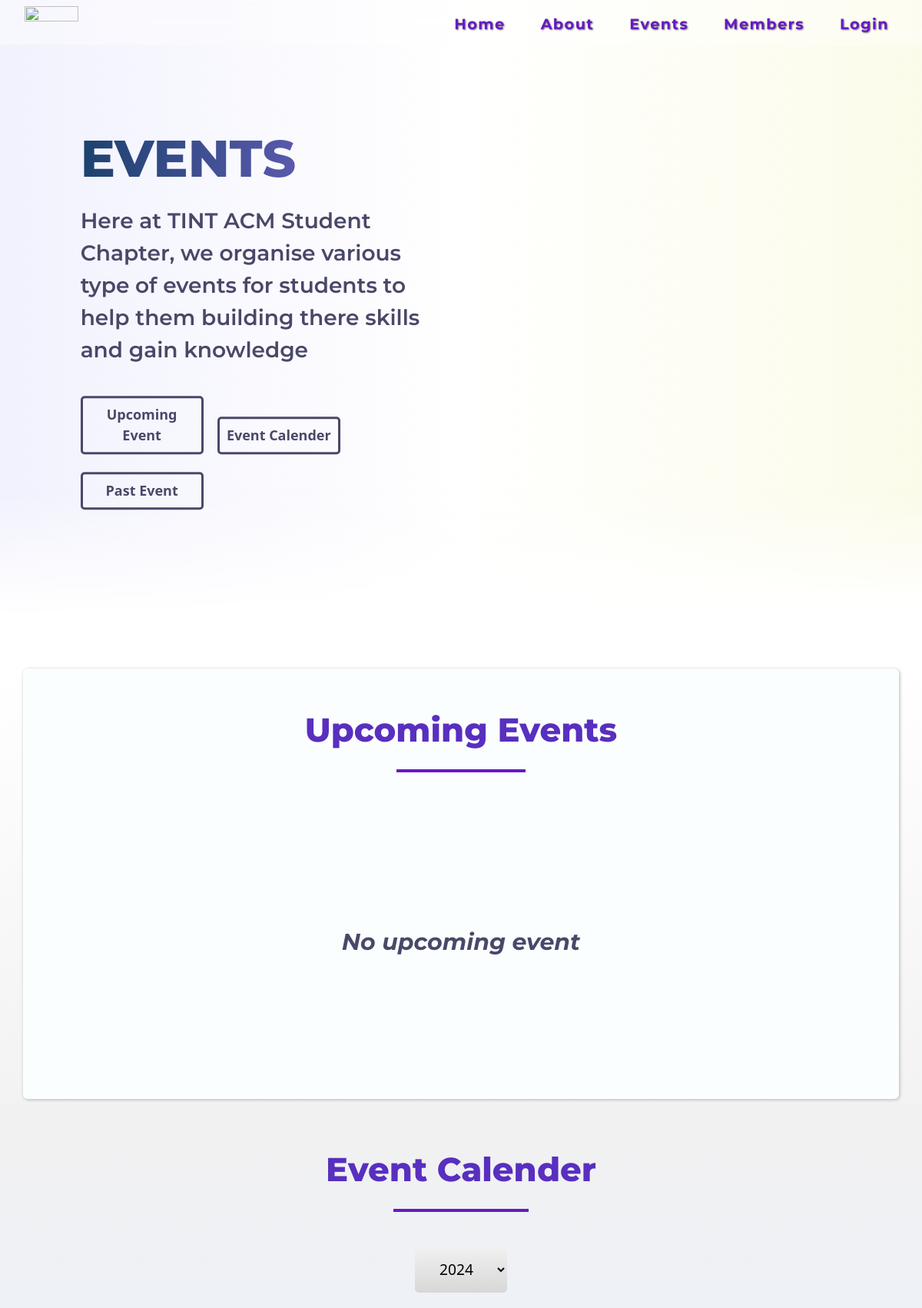
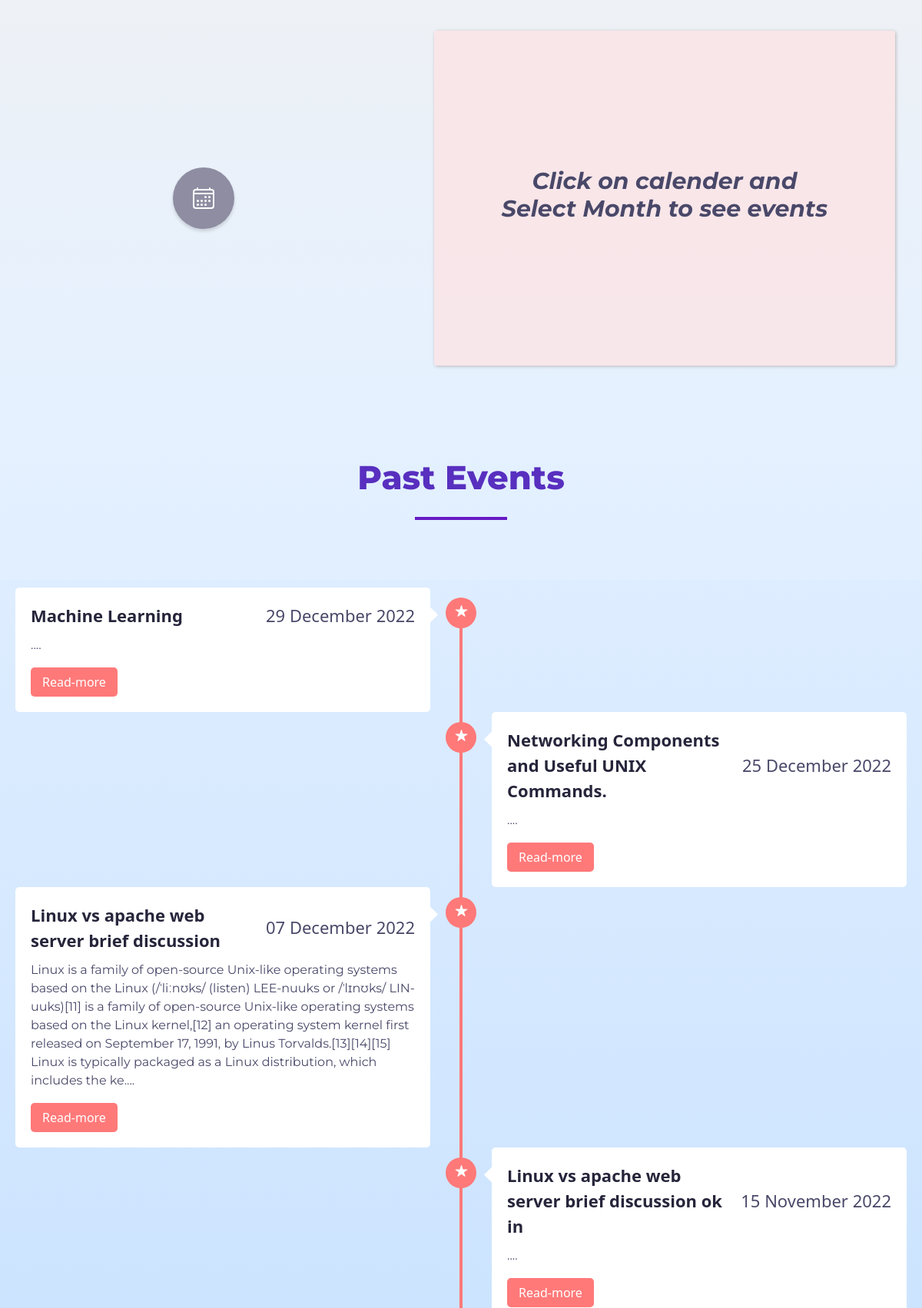
Screenshot of /EVENTS/event.php (upper part) with the database file from the repository (2 pictures, top to bottom).
### tables this page shows
CREATE TABLE `events` (
  `sln` int(11) NOT NULL,
  `Title` varchar(100) NOT NULL,
  `acronym` varchar(100) NOT NULL,
  `image` varchar(100) NOT NULL,
  `description` text NOT NULL,
  `start_time` date NOT NULL,
  `end_time` time NOT NULL,
  `event address` varchar(200) NOT NULL,
  `contact name` varchar(100) NOT NULL,
  `contact email` varchar(25) NOT NULL,
  `event type` varchar(50) NOT NULL
);

### EVENTS/event.php (the view, shortened to what this page needs)
<!DOCTYPE html>
<html lang="en">
<head>
    <link rel="stylesheet" href="../CSS/loader.css">
    <link href="https://cdn.jsdelivr.net/npm/bootstrap@5.2.2/dist/css/bootstrap.min.css" rel="stylesheet">
    <link rel="stylesheet" href="https://cdnjs.cloudflare.com/ajax/libs/font-awesome/5.14.0/css/all.min.css">
    <link rel="stylesheet" href="../CSS/nav.css" class="css">
    <link rel="stylesheet" href="../CSS/event.css">
    <link rel="stylesheet" href="../ANIMATION/aos-master/dist/aos.css">
    <link rel="stylesheet" href="../CSS/footer.css" class="css">
</head>
<body>
    <?php
    require "../ADMIN/_dbconnect.php";
    require '../NAV/nav.php';
    ?>
    <div class="container-fluid top-container">
        <div class="container-fluid div3" data-aos="fade-right">
            <div class="row xyz">
                <div class="col-md-6">
                    <div class="container-fluid top-content">
                        <h1 class="mem">EVENTS</h1>
                        <p>Here at TINT ACM Student Chapter, we organise various type of events for students to help them building there skills and gain knowledge</p>
                        <div class="button">
                            <a class="but-1" href="#upcoming-event">Upcoming Event</a>
                            <a href="#event-cal">Event Calender</a>
                            <a href="#Past" class="last_but">Past Event</a>
                        </div>
                    </div>
                </div>
            </div>
        </div>
    </div>
    <div class="container-fluid middle-container">
        <div class="container-fluid upcoming-event">
            <h2>Upcoming Events</h2>
            <div class="row upcoming-row">
                <?php
                $d = date("Y-m-d");
                $sql = "SELECT * FROM `events` WHERE DATEDIFF(`start_time`, '$d')>=0 LIMIT 3";
                $result = mysqli_query($conn, $sql) or die("ERROR");
                $num = mysqli_num_rows($result);
                if ($num > 0) {
                    while ($num--) {
                        $row = mysqli_fetch_assoc($result);
                ?>
                        <div class="col-lg-4 col-md-6 c-cards" data-aos="fade-in">
                            <div class="container-fluid carde">
                                <div class="container-fluid pic">
                                    <?php
                                    if (empty($row['image'])) {
                                        echo '<img class="profile-pic" src="../img/isometric-people-team-contemporary-management-concept/2922875.jpg" alt="">';
                                    } else {
                                        echo '<img class="profile-pic" src="../ADMIN/UPLOAD/events/' . $row['image'] . '" alt="img">';
                                    }
                                    ?>
                                </div>
                                <div class="container-fluid card-content">
                                    <h6><?php echo $row['Title']; ?></h6>
                                    <div style="padding-left: 10px; display: flex; justify-content: space-between; margin-top: 20px;">
                                        <span style="padding-top: 5 px;"><i class="far fa-calendar-alt"></i>
                                            <?php echo date("d F", strtotime($row['start_time'])) ?></span>
                                        <span style="margin-right: 5px">
                                            <a href=<?php echo '"../EVENTS/events-desc.php?num=' . $row['sln'] . '"' ?>>View-Details</a>
                                        </span>
                                    </div>
                                </div>
                            </div>
                        </div>
                    <?php
                    }
                } else {
                    ?>
                    <div class="" style="height: 400px;margin: 0% auto; display:flex; align-items: center; justify-content: center;">
                        <h4 style="font-size: 30px; font-weight:700; color:#494869"><i>No upcoming event</i></h4>
                    </div>
                <?php
                }
                ?>
            </div>
        </div>
        <div class="container-fluid event-cal" id="event-cal">
            <h2 class="event-head-1">Event Calender</h2>
            <div class="row" style="text-align: center;">
                <div>
                    <select class="selectVal" id="ddlYears">
                        <?php
                        $presentyear = date("Y");
                        for ($i = $presentyear; $i >= 2020; $i--) {
                            echo '<option id="opt" value="' . $i . '">' . $i . '</option>';
                        }
                        ?>
                    </select>
                </div>
                <div class="col-6 cal" data-aos="fade-right">
                    <div class="toggle">
                        <ion-icon name="calendar-outline"></ion-icon>
                    </div>
                </div>
                <div class="col-6 month-event-display" data-aos="fade-left">
                    <div class="container-fluid month-message">
                        <h4><i>Click on calender and <br>Select Month to see events</i></h4>
                    </div>
                </div>
            </div>
        </div>
    </div>
    <div class="lower-container" id="Past">
        <h2>Past Events</h2>
        <div class="wrapp">
            <div class="center-line"></div>
            <?php $d = date("Y-m-d");
            $sql = "SELECT * FROM `events` WHERE DATEDIFF(`start_time`, '$d')<0 ORDER BY `events`.`start_time` DESC";
            $result = mysqli_query($conn, $sql) or die("ERROR");
            $num = mysqli_num_rows($result);
            $x = 0;
            if ($num > 0) {
                while ($num--) {
                    $row = mysqli_fetch_assoc($result);
                    $x++;
                    if ($x % 2 != 0) {
                        $count = 1;
                        $ani = "fade-left";
                    } else {
                        $count = 2;
                        $ani = "fade-right";
                    }
            ?>
                    <div class="<?php echo 'rowx rowx-' . $count  ?>" data-aos=<?php echo $ani ?>>
                        <section>
                            <span class="icons">
                                <ion-icon name="star"></ion-icon>
                            </span>
                            <div class="details">
                                <span class="title">
                                    <?php echo $row['Title'] ?>
                                </span>
                                <span><?php echo date("d", strtotime($row['start_time'])) ?>
                                    <span><?php echo date("F", strtotime($row['start_time'])) ?></span>
                                    <span><?php echo date("Y", strtotime($row['start_time'])) ?></span></span>
                            </div>
                            <p><?php echo substr($row['description'], 0, 400) ?>....</p>
                            <div class="bottom">
                                <a href=<?php echo '"../EVENTS/events-desc.php?num=' . $row['sln'] . '"' ?>>Read-more</a>
                            </div>
                        </section>
                    </div>
            <?php
                }
            }
            ?>
        </div>
    </div>
    <?php
    require '../FOOTER/footer.php';
    ?>
</body>
</html>

### rows the page displays
events: Title "Machine Learning", start_time "29", start_time "December", start_time "2022"
events: Title "Networking Components and Useful UNIX Commands.", start_time "25", start_time "December", start_time "2022"
events: Title "Linux vs apache web server brief discussion", start_time "07", start_time "December", start_time "2022", description "Linux is a family of open-source Unix-like operating systems based on the Linux (/ˈliːnʊks/ (listen) LEE-nuuks or /ˈlɪnʊks/ LIN-uuks)[11] is a family of open-source Unix-like operating systems based on the Linux kernel,[12] an operating system kernel first released on September 17, 1991, by Linus Torvalds.[13][14][15] Linux is typically packaged as a Linux distribution, which includes the ke"
events: Title "Linux vs apache web server brief discussion ok in", start_time "15", start_time "November", start_time "2022"

### other values shown
form field value "2024"
